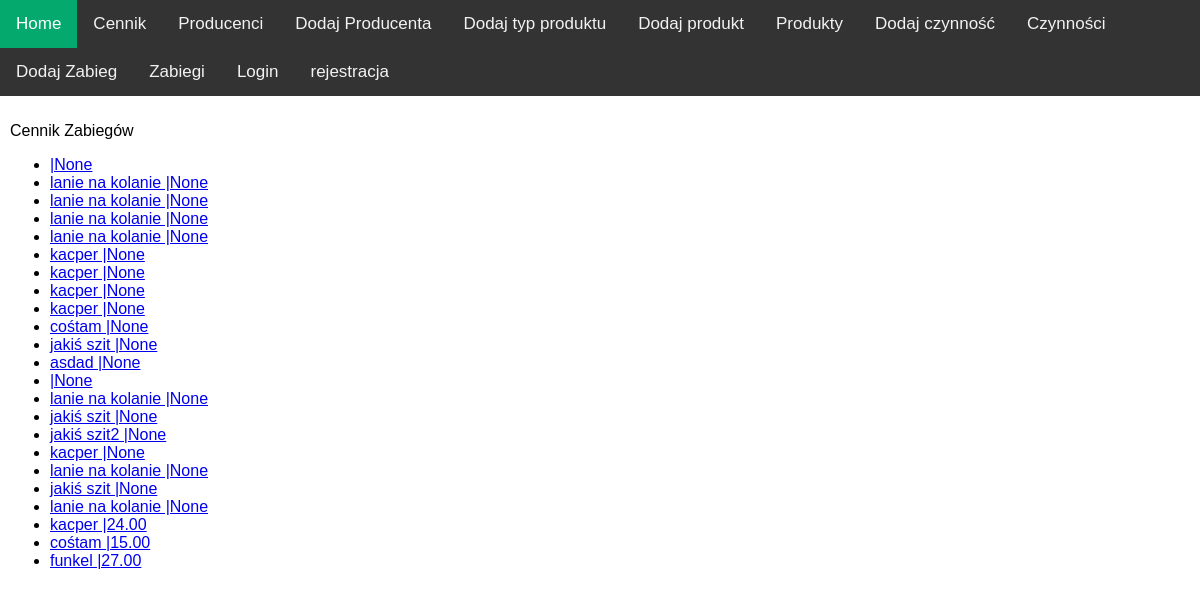
The app's page /price_list/ with its own data.
### cosm_app/models.py (models this page shows)
class Treatment(models.Model):
    name = models.CharField(max_length=50)
    products = models.ManyToManyField(Product, through='TreatmentProduct',)
    activities = models.ManyToManyField(Activity, through='TreatmentActivity')
    price = models.DecimalField(max_digits=6, decimal_places=2,null=True)
    def __str__(self):
        return f"{self.name} |{self.price}"
    def get_absolute_url(self):
        return reverse('treatment_detail_view',args=(self.pk,))

### cosm_app/views.py (the view)
# urls.py: path('price_list/', views.PriceListView.as_view(), name='price_list'),
class PriceListView(View):
    def get(self,request):
        treats = Treatment.objects.all()
        return render(request,'price_list.html',{'treats': treats})

### templates/price_list.html (shortened to what this page needs)
{% extends 'base.html'%}
{% block page %}
<p>Cennik Zabiegów</p>
{% include 'list_view2.html' with objects_list=treats %}
{% endblock %}

### templates/list_view2.html
<ul>
    {% for obj in objects_list %}
        <li><a href="{{ obj.get_absolute_url }}"> {{obj}}</a></li>
    {% endfor %}
</ul>

### cosm_app/static/main.css (style rules this page uses)
body { margin: 0; font-family: Arial, Helvetica, sans-serif; }

### records on screen
Treatment: name+price "|None"
Treatment: name+price "lanie na kolanie |None"
Treatment: name+price "lanie na kolanie |None"
Treatment: name+price "lanie na kolanie |None"
Treatment: name+price "lanie na kolanie |None"
Treatment: name+price "kacper |None"
Treatment: name+price "kacper |None"
Treatment: name+price "kacper |None"
Treatment: name+price "kacper |None"
Treatment: name+price "cośtam |None"
Treatment: name+price "jakiś szit |None"
Treatment: name+price "asdad |None"
Treatment: name+price "|None"
Treatment: name+price "lanie na kolanie |None"
Treatment: name+price "jakiś szit |None"
Treatment: name+price "jakiś szit2 |None"
Treatment: name+price "kacper |None"
Treatment: name+price "lanie na kolanie |None"
Treatment: name+price "jakiś szit |None"
Treatment: name+price "lanie na kolanie |None"
Treatment: name+price "kacper |24.00"
Treatment: name+price "cośtam |15.00"
Treatment: name+price "funkel |27.00"
